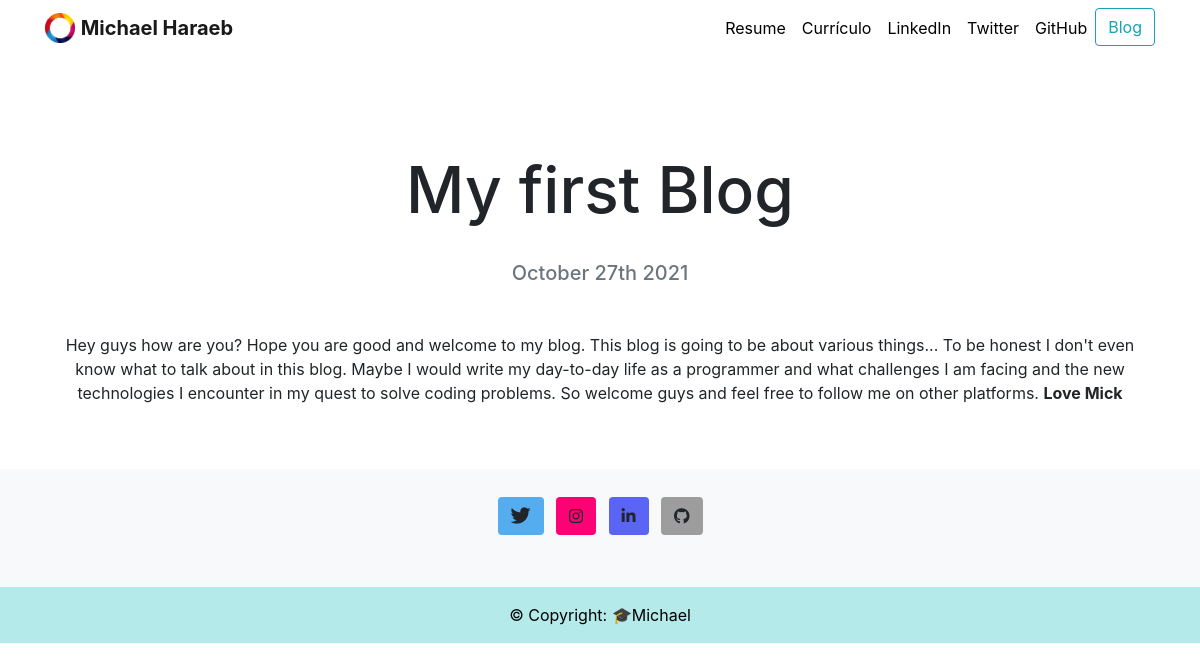
The app's page /blog/13/ with its own data.
### blog/models.py (models this page shows, shortened)
class Blog(models.Model):
    title= models.CharField(max_length=100)
    description = models.TextField()
    added_on = models.DateField()

### blog/views.py (the view)
# urls.py: path('<int:blog_id>/', views.blog_detail, name='blog_detail'),
def blog_detail(request, blog_id):
    blog = get_object_or_404(Blog, pk=blog_id)
    return render(request, "blog/details.html", {"blog": blog})

### blog/templates/blog/details.html
{% extends "portfolio/base.html" %}
{% load static %}
{% block content %}
<div class="container" style="text-align: center;">
    <h1 class="text-center mt-5" id="blogdetailtitle">{{ blog.title }}</h1>
    <br>
    <h5 class="text-center text-muted mb-5">{{ blog.added_on|date:'F jS Y' }}</h5>
    <p>{{ blog.description|safe }}</p>
</div>
{% endblock %}

### portfolio/static/portfolio/styles.css (style rules this page uses)
body { margin: 0; font-family: 'Arial', Helvetica, sans-serif; }
@media (min-width: 991px) { #blogdetailtitle { font-size: 4rem; } }

### records on screen
Blog: title "My first Blog", added_on "October 27th 2021", description "Hey guys how are you? Hope you are good and welcome to my blog. This blog is going to be about various things... To be honest I don't even know what to talk about in this blog. Maybe I would write my day-to-day life as a programmer and what challenges I am facing and the new technologies I encounter in my quest to solve coding problems. So welcome guys and feel free to follow me on other platforms. Love Mick"
